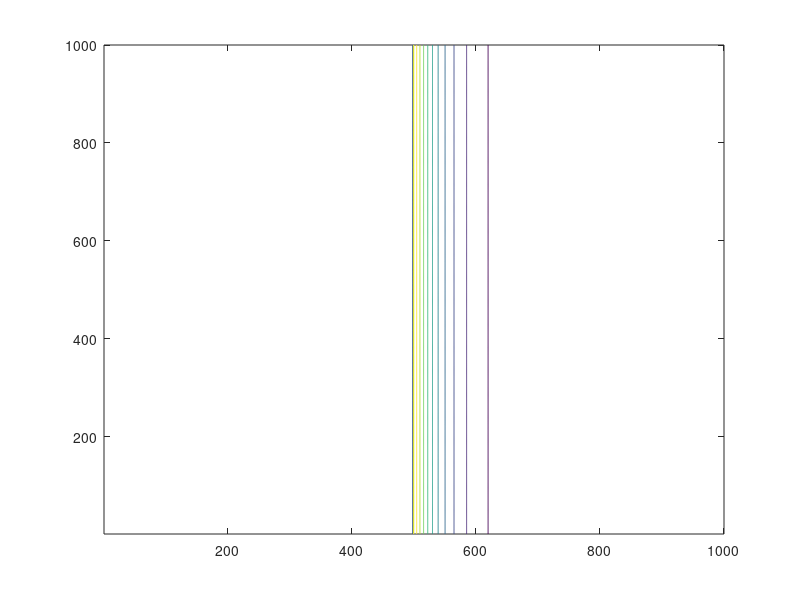

Recreate this plot in MATLAB. (Note: this script raises an error after producing the figure.)
%test 3   -   put reported detection on the fire line, move the actual
%location away

% second test script looking for tails???


domain_size = 1000;


%create fire mask
mask = zeros(domain_size,domain_size);
strip = ones(domain_size,1);
mask(:,500) = strip;

%make heat map
heat = zeros(domain_size,domain_size);
heat_strip = zeros(1,domain_size);
a = 0.02;
for i = 500:domain_size
    heat_strip(1,i) = exp(-(i-500)*a);
end
for i = 1:domain_size
    heat(i,:) = heat_strip;
end
%mesh(heat)
contour(heat)
%make probability matrix
detection_probs = zeros(domain_size,domain_size);

for i = 1:domain_size
    for j = 1:domain_size
        detection_probs(i,j) = detection_probability(heat(i,j));
    end
end

%move actual pixel across domain, passing through location of reported
%location

radius = 50;
like = [];
for i = 1:domain_size
    dist2 = (500-i)^2;
    l = exp(-dist2/(3*radius)^2)*detection_probs(500,i);
    like(i) = log(l);
end

close all
plot(like)
